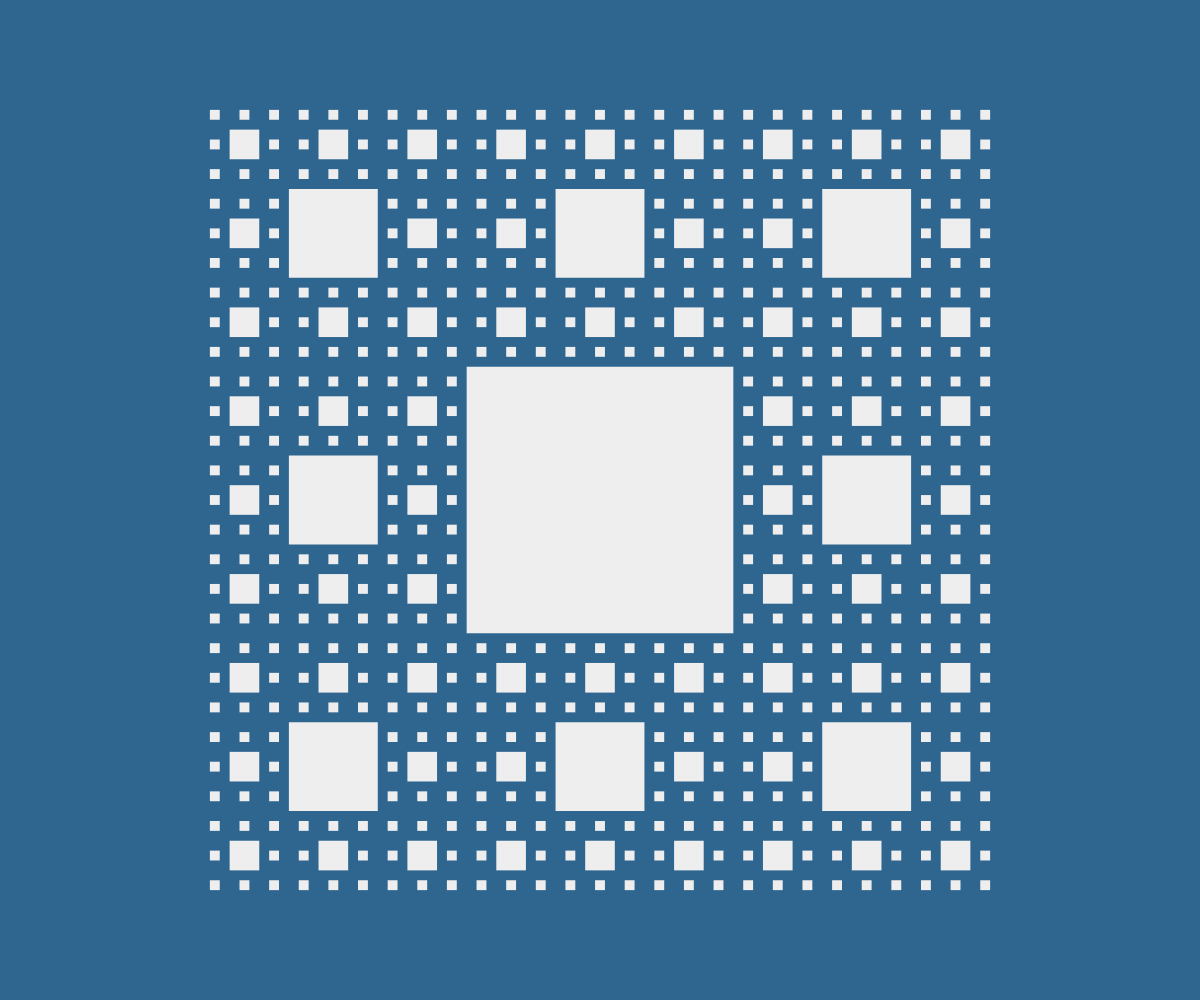
Frame 1 (no input)
Frame 2 (the mouse pressed at the canvas centre, redrawn once): identical to frame 1, image omitted

The p5.js sketch that drew this single still picture (run headless with seeded random() and noise() and a simulated clock; the mouse was pressed at the canvas centre and the sketch redrawn once):

// p5.js sketch
// ── sketch.js
"use strict"

const COLORS = ["#3a7ca5", "#d9dcd6", "#16425b", "#81c3d7"];
const WHITE  = "#eeeeee";
const BLACK  = "#2f6690";

function setup(){
	createCanvas(windowWidth, windowHeight);
	angleMode(DEGREES); imageMode(CENTER);
	textAlign(CENTER, BOTTOM); textSize(10);
	frameRate(32); noLoop();
}

function draw(){
	background(BLACK);
	noFill(); noStroke();

	stroke(255); strokeWeight(1);

	const len = (width<height)?width*0.8:height*0.8;
	const x = width/2 - len/2;
	const y = height/2 - len/2;

	const fractal = new Fractal();
	fractal.draw(x, y, len, 3);
}

function getColor(colors){
	return colors[floor(random()*colors.length)];
}

class Fractal{

	constructor(){
		//console.log("Fractal");
	}

	draw(x, y, len, depth){

		noStroke(); fill(WHITE);
		const pad = len / 3;
		for(let r=0; r<3; r++){
			for(let c=0; c<3; c++){
				const cX = x + pad*c;
				const cY = y + pad*r;
				if(r==1 && c==1){
					square(cX, cY, pad);
					continue;
				}
				if(depth <= 0) continue;
				this.draw(cX, cY, pad, depth-1);
			}
		}
	}
}
